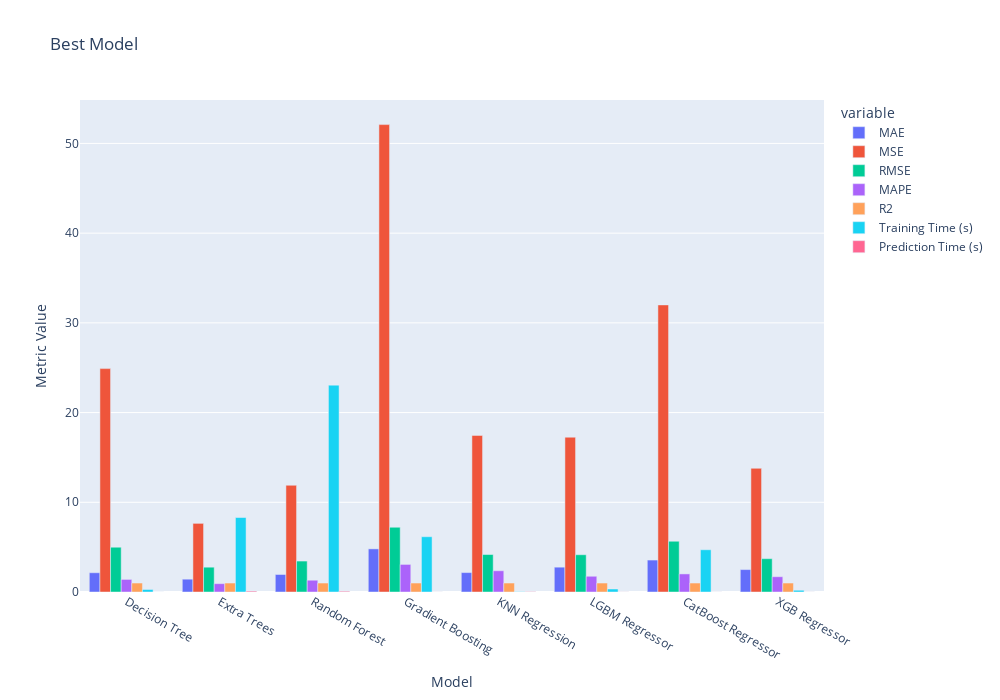

Notebook cell for this chart:
### Markdown cell above
### Plotting

### Code cell
# Plotting a grouped bar graph

fig = px.bar(results_df, x='Model',
             y=['MAE', 'MSE', 'RMSE', 'MAPE', 'R2', 'Training Time (s)', 'Prediction Time (s)'],
             labels={'value': 'Metric Value'}, 
             title='Best Model',
             barmode = 'group')

# Update layout to vary length and width
fig.update_layout(
    width=1000,  # Set the width of the entire plot
    height=700,  # Set the height of the entire plot
    bargap=0.2,  # Set the gap between bars
)
             
fig.show()

### Figure 1 — Plotly figure (JSON) as saved in the notebook; plotly's stock layout.template omitted (floating-point values rounded to 4 significant figures)
{"data": [{"alignmentgroup": "True", "hovertemplate": "variable=MAE<br>Model=%{x}<br>Metric Value=%{y}<extra></extra>", "legendgroup": "MAE", "marker": {"color": "#636efa", "pattern": {"shape": ""}}, "name": "MAE", "offsetgroup": "MAE", "orientation": "v", "showlegend": true, "textposition": "auto", "type": "bar", "x": ["Decision Tree", "Extra Trees", "Random Forest", "Gradient Boosting", "KNN Regression", "LGBM Regressor", "CatBoost Regressor", "XGB Regressor"], "xaxis": "x", "y": [2.147, 1.429, 1.952, 4.806, 2.164, 2.768, 3.561, 2.499], "yaxis": "y"}, {"alignmentgroup": "True", "hovertemplate": "variable=MSE<br>Model=%{x}<br>Metric Value=%{y}<extra></extra>", "legendgroup": "MSE", "marker": {"color": "#EF553B", "pattern": {"shape": ""}}, "name": "MSE", "offsetgroup": "MSE", "orientation": "v", "showlegend": true, "textposition": "auto", "type": "bar", "x": ["Decision Tree", "Extra Trees", "Random Forest", "Gradient Boosting", "KNN Regression", "LGBM Regressor", "CatBoost Regressor", "XGB Regressor"], "xaxis": "x", "y": [24.9, 7.651, 11.9, 52.1, 17.45, 17.25, 32.0, 13.79], "yaxis": "y"}, {"alignmentgroup": "True", "hovertemplate": "variable=RMSE<br>Model=%{x}<br>Metric Value=%{y}<extra></extra>", "legendgroup": "RMSE", "marker": {"color": "#00cc96", "pattern": {"shape": ""}}, "name": "RMSE", "offsetgroup": "RMSE", "orientation": "v", "showlegend": true, "textposition": "auto", "type": "bar", "x": ["Decision Tree", "Extra Trees", "Random Forest", "Gradient Boosting", "KNN Regression", "LGBM Regressor", "CatBoost Regressor", "XGB Regressor"], "xaxis": "x", "y": [4.99, 2.766, 3.449, 7.218, 4.178, 4.154, 5.657, 3.713], "yaxis": "y"}, {"alignmentgroup": "True", "hovertemplate": "variable=MAPE<br>Model=%{x}<br>Metric Value=%{y}<extra></extra>", "legendgroup": "MAPE", "marker": {"color": "#ab63fa", "pattern": {"shape": ""}}, "name": "MAPE", "offsetgroup": "MAPE", "orientation": "v", "showlegend": true, "textposition": "auto", "type": "bar", "x": ["Decision Tree", "Extra Trees", "Random Forest", "Gradient Boosting", "KNN Regression", "LGBM Regressor", "CatBoost Regressor", "XGB Regressor"], "xaxis": "x", "y": [1.404, 0.9298, 1.313, 3.075, 2.369, 1.754, 2.016, 1.704], "yaxis": "y"}, {"alignmentgroup": "True", "hovertemplate": "variable=R2<br>Model=%{x}<br>Metric Value=%{y}<extra></extra>", "legendgroup": "R2", "marker": {"color": "#FFA15A", "pattern": {"shape": ""}}, "name": "R2", "offsetgroup": "R2", "orientation": "v", "showlegend": true, "textposition": "auto", "type": "bar", "x": ["Decision Tree", "Extra Trees", "Random Forest", "Gradient Boosting", "KNN Regression", "LGBM Regressor", "CatBoost Regressor", "XGB Regressor"], "xaxis": "x", "y": [0.9998, 0.9999, 0.9999, 0.9995, 0.9998, 0.9998, 0.9997, 0.9999], "yaxis": "y"}, {"alignmentgroup": "True", "hovertemplate": "variable=Training Time (s)<br>Model=%{x}<br>Metric Value=%{y}<extra></extra>", "legendgroup": "Training Time (s)", "marker": {"color": "#19d3f3", "pattern": {"shape": ""}}, "name": "Training Time (s)", "offsetgroup": "Training Time (s)", "orientation": "v", "showlegend": true, "textposition": "auto", "type": "bar", "x": ["Decision Tree", "Extra Trees", "Random Forest", "Gradient Boosting", "KNN Regression", "LGBM Regressor", "CatBoost Regressor", "XGB Regressor"], "xaxis": "x", "y": [0.28, 8.302, 23.06, 6.162, 0.034, 0.3346, 4.71, 0.194], "yaxis": "y"}, {"alignmentgroup": "True", "hovertemplate": "variable=Prediction Time (s)<br>Model=%{x}<br>Metric Value=%{y}<extra></extra>", "legendgroup": "Prediction Time (s)", "marker": {"color": "#FF6692", "pattern": {"shape": ""}}, "name": "Prediction Time (s)", "offsetgroup": "Prediction Time (s)", "orientation": "v", "showlegend": true, "textposition": "auto", "type": "bar", "x": ["Decision Tree", "Extra Trees", "Random Forest", "Gradient Boosting", "KNN Regression", "LGBM Regressor", "CatBoost Regressor", "XGB Regressor"], "xaxis": "x", "y": [0.001001, 0.09701, 0.084, 0.004998, 0.033, 0.008997, 0.005999, 0.003999], "yaxis": "y"}], "layout": {"bargap": 0.2, "barmode": "group", "height": 700, "legend": {"title": {"text": "variable"}, "tracegroupgap": 0}, "title": {"text": "Best Model"}, "width": 1000, "xaxis": {"anchor": "y", "domain": [0, 1], "title": {"text": "Model"}}, "yaxis": {"anchor": "x", "domain": [0, 1], "title": {"text": "Metric Value"}}}}
